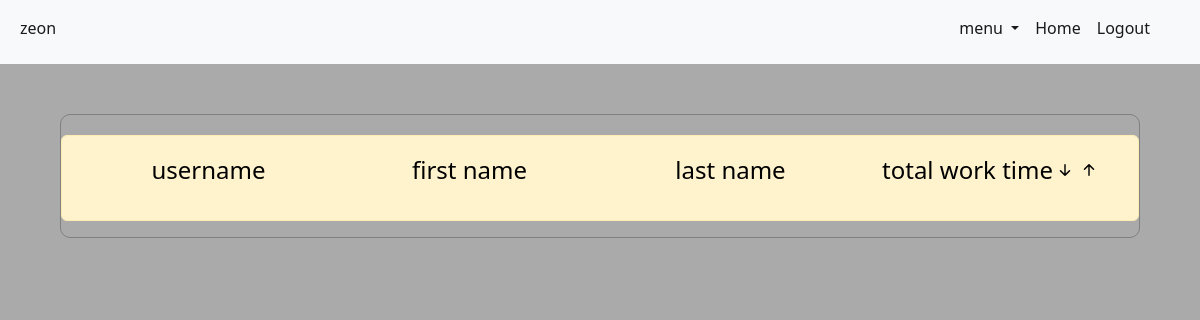
The app's page /accounts/company/users-statistic (signed in), older data.
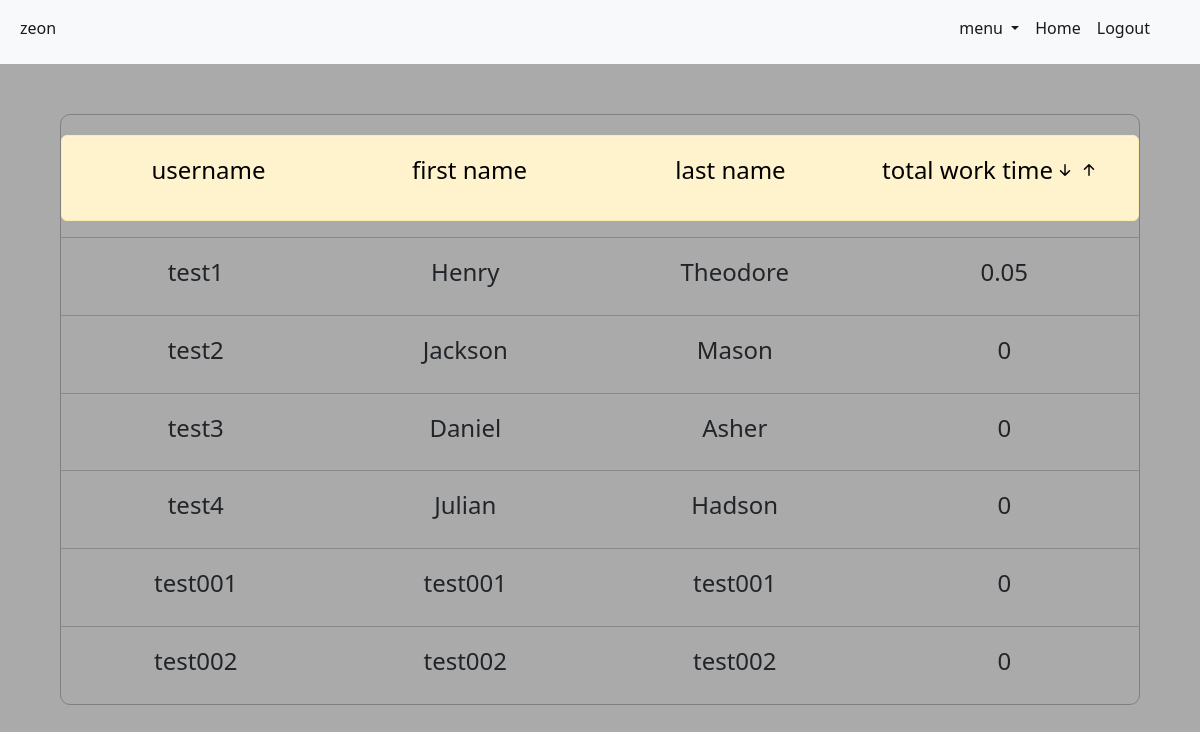
The same page, newer data.
### accounts/models.py (models this page shows)
class CustomUser(AbstractUser):
    is_member = models.BooleanField("member status", default=False)
    is_company = models.BooleanField("company status", default=False)
    objects = CustomUserManager()

class Member(models.Model):
    member = models.OneToOneField(CustomUser, on_delete=models.CASCADE, primary_key=True)
    company_id = models.ForeignKey(Company, on_delete=models.CASCADE, null=True)
    description = models.TextField(blank=True, null=True)
    totalWorkTime = models.IntegerField(null=True, default=0)

### accounts/views.py (the view)
# urls.py: path("accounts/company/users-statistic", totalStats, name="totalStats"),
def totalStats(request):
    members = Member.objects.filter(company_id=request.user.id).order_by("-totalWorkTime")
    if request.method == "POST":
        members = members[::-1]
        return render(request, "accounts/totalStatistic.html", {"members": members})
    return render(request, "accounts/totalStatistic.html", {"members": members})

### accounts/templates/accounts/totalStatistic.html (shortened to what this page needs)
{% extends "accounts/base.html" %}
{% block content %}
<div class="user_stats_main mb-5">
    <div class="user_stat alert alert-warning">
        <div class="stat_main"><p class="stat_text">username</p></div>
        <div class="stat_main"><p class="stat_text">first name</p></div>
        <div class="stat_main"><p class="stat_text">last name</p></div>
        <div class="stat_main"><p class="stat_text">total work time
                <form action="{% url 'totalStats' %}" method=POST>
                    <button class="bi bi-arrow-down-short arrows" type="submit"></button>
                </form>
                <form action="{% url 'totalStats' %}" method=GET>
                        <button class="bi bi-arrow-up-short arrows" type="submit"></button>
                </form>
            </p>
        </div>
    </div>
    {% for each in members %}
    <hr>
        <div class="user_stat">
            <div class="stat_main">
                <h4>{{ each.member }}</h4>
            </div>
            <div class="stat_main">
                <h4>{{ each.member.first_name  }}</h4>
            </div>
            <div class="stat_main">
                <h4>{{ each.member.last_name }}</h4>
            </div>
            <div class="stat_main">
                <h4>{{ each.totalWorkTime }}</h4>
            </div>
        </div>
    {% endfor %}
</div>
{% endblock %}

### accounts/templates/accounts/base.html (shortened to what this page needs)
{% load static %}
<!DOCTYPE html>
<html lang="en">
<head>
    <link rel="stylesheet" href="{% static 'css/style.css' %}">
    <link href="https://cdn.jsdelivr.net/npm/bootstrap@5.2.2/dist/css/bootstrap.min.css" rel="stylesheet">
    <link rel="stylesheet" href="https://cdn.jsdelivr.net/npm/bootstrap-icons@1.9.1/font/bootstrap-icons.css">
</head>
<body>
    <nav class="navbar navbar-expand-lg navbar-light bg-light">
        <div class="container-fluid">
          <div class="collapse navbar-collapse" id="navbarSupportedContent">
            <ul class="navbar-nav me-auto mb-2 ">
              {% if request.user.is_authenticated and request.user.is_superuser %}
                <li class="nav-item">
                  <a class="nav-link active" href="#">Admin: {{ request.user }}</a>
                </li>
              {% elif request.user.is_authenticated %}
                <li class="nav-item">
                  <a class="nav-link active" href="#">{{ request.user }}</a>
                </li>
              {% endif %}
            </ul>
            <ul class="navbar-nav mb-2 nav-right-main">
              <div class="nav-right">
                {% if request.user.is_authenticated and request.user.is_member %}
                  <li class="nav-item">
                      <a class="nav-link active" aria-current="page" href="{% url 'UserProfileRedirectPage' %}">Home</a>
                  </li>
                  <li class="nav-item">
                      <a class="nav-link active" href="{% url 'logout' %}">Logout</a>
                {% elif request.user.is_authenticated and request.user.is_company %}
                    <li class="nav-item dropdown">
                      <a class="nav-link dropdown-toggle active" href="#" id="navbarDropdown" role="button" data-bs-toggle="dropdown" aria-expanded="false">
                        menu
                      </a>
                    </li>
                    <li class="nav-item">
                      <a class="nav-link active" aria-current="page" href="{% url 'UserProfileRedirectPage' %}">Home</a>
                    </li>
                      <li class="nav-item">
                        <a class="nav-link active" href="{% url 'logout' %}">Logout</a>
                {% else %}
                      <a class="nav-link active" href="{% url 'login' %}">Login</a>
                  </li>
                {% endif %}
              </div>
            </ul>
          </div>
        </div>
      </nav>
    {% block content %} {% endblock %}
</body>
</html>

### static/css/style.css (style rules this page uses)
body { background-color: #aaaaaa !important; overflow-x: hidden; }
a { color: blue; text-decoration: none !important; }
.nav-right { display: flex; }
.nav-right-main { margin-right: 30px; }
.user_stats_main { width: 90%; border: 1px solid grey; border-radius: 10px; margin: 0 auto; margin-top: 50px; }
.user_stat { display: flex; justify-content: space-evenly; margin: 20px 0; }
.stat_main { display: flex; justify-content: center; width: 100%; text-align: center; }
.arrows { background: none; color: inherit; border: none; padding: 0; font: inherit; cursor: pointer; outline: inherit; font-size: calc(1.275rem + .3vw); color: black; display: inline-block; }
.stat_text { font-size: calc(1.275rem + .3vw); color: black; }

Row changes from the older to the newer data that the page shows:
added Member: member "test1", member.first_name "Henry", member.last_name "Theodore", totalWorkTime "0.05"
added Member: member "test2", member.first_name "Jackson", member.last_name "Mason", totalWorkTime "0"
added Member: member "test3", member.first_name "Daniel", member.last_name "Asher", totalWorkTime "0"
added Member: member "test4", member.first_name "Julian", member.last_name "Hadson", totalWorkTime "0"
added Member: member "test001", member.first_name "test001", member.last_name "test001", totalWorkTime "0"
added Member: member "test002", member.first_name "test002", member.last_name "test002", totalWorkTime "0"
